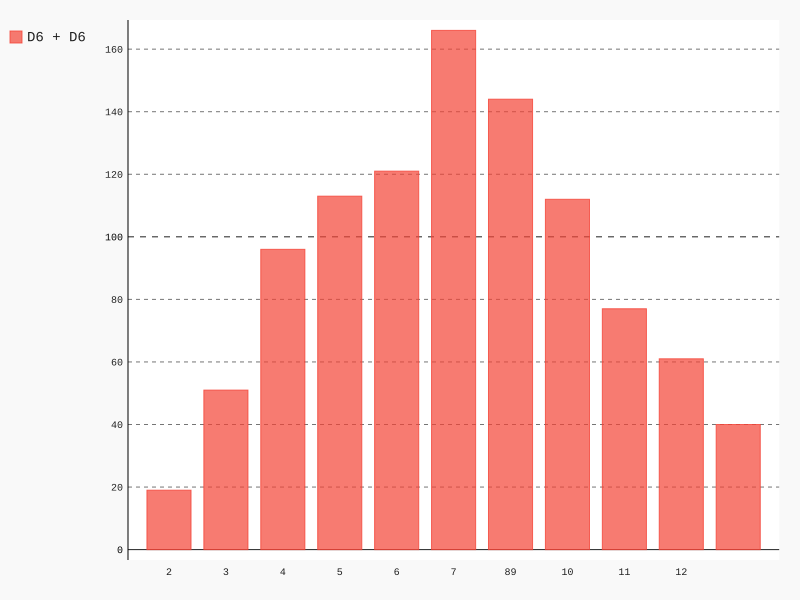

This chart was generated by the following Python code:
"""
@author: MrYang 
@contact: Shaw_Yang@163.com
@site: www.example.com
@file: dice_visual.py
@time: 17/12/2017 9:51 PM
"""
import pygal

from die import Die

# 创建两个D6骰子
die_1 = Die()
die_2 = Die()

# 掷骰子多次，并将结果存储到一个列表
results = []

for roll_num in range(1000):
    result = die_1.roll() + die_2.roll()
    results.append(result)

# 分析结果
frequencies = []
max_result = die_1.num_sides + die_2.num_sides

for value in range(2, max_result + 1):
    frequency = results.count(value)
    frequencies.append(frequency)

# 可视化结果
hist = pygal.Bar()

hist._title = "Result of rolling two D6 dice 1000 times."
hist.x_labels = ['2', '3', '4', '5', '6', '7', '8'
                 '9', '10', '11', '12']

hist._x_title = 'Result'
hist._y_title = 'Frequency of Result'

hist.add('D6 + D6', frequencies)
hist.render_to_file('dice_visual.svg')
